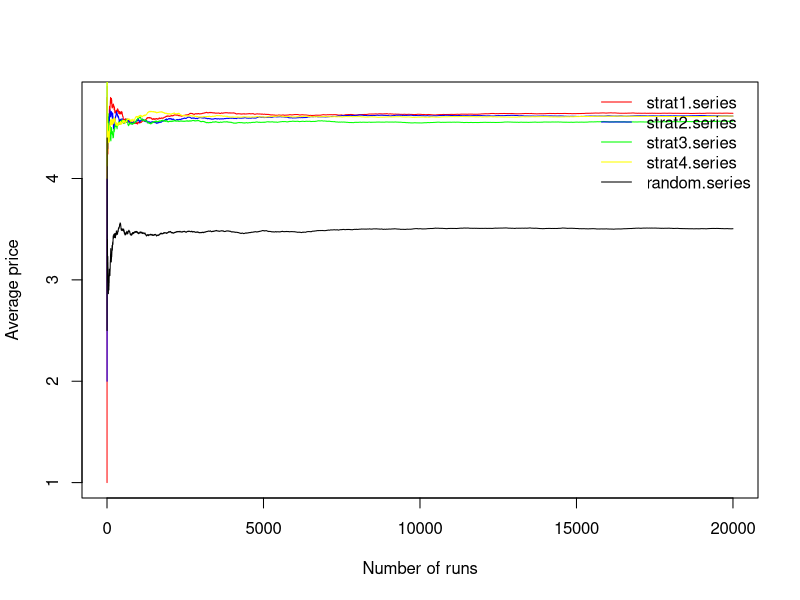

The R script that drew this image:
N = 20000

strat1 = NULL
for (i in 1:N)
{
	dice = sample(1:6,1)
	if (dice %in% c(5,6)){
		r1 = dice
		r2 = 0
		r3 = 0
	} else {
			r1 = 0
			dice = sample(1:6,1)
			if (dice %in% c(4,5,6)){
				r2 = dice
				r3 = 0
			} else {
				r2 = 0
				r3 = sample(1:6,1)
			}
	}
	strat1 = c(strat1, max(r1, r2, r3))
	i = i + 1
}
strat1.series = cumsum(strat1)/c(1:N)
#plot(strat1.series)

strat2 = NULL
for (i in 1:N)
{
	dice = sample(1:6,1)
	if (dice %in% c(5,6)){
		r1 = dice
		r2 = 0
		r3 = 0
	} else {
			r1 = 0
			dice = sample(1:6,1)
			if (dice %in% c(5,6)){
				r2 = dice
				r3 = 0
			} else {
				r2 = 0
				r3 = sample(1:6,1)
			}
	}
	strat2 = c(strat2, max(r1, r2, r3))
	i = i + 1
}
strat2.series = cumsum(strat2)/c(1:N)
#plot(strat2.series)

strat3 = NULL
for (i in 1:N)
{
	dice = sample(1:6,1)
	if (dice %in% c(4,5,6)){
		r1 = dice
		r2 = 0
		r3 = 0
	} else {
			r1 = 0
			dice = sample(1:6,1)
			if (dice %in% c(5,6)){
				r2 = dice
				r3 = 0
			} else {
				r2 = 0
				r3 = sample(1:6,1)
			}
	}
	strat3 = c(strat3, max(r1, r2, r3))
	i = i + 1
}
strat3.series = cumsum(strat3)/c(1:N)
#plot(strat3.series)

strat4 = NULL
for (i in 1:N)
{
	dice = sample(1:6,1)
	if (dice %in% c(4,5,6)){
		r1 = dice
		r2 = 0
		r3 = 0
	} else {
			r1 = 0
			dice = sample(1:6,1)
			if (dice %in% c(4,5,6)){
				r2 = dice
				r3 = 0
			} else {
				r2 = 0
				r3 = sample(1:6,1)
			}
	}
	strat4 = c(strat4, max(r1, r2, r3))
	i = i + 1
}
strat4.series = cumsum(strat4)/c(1:N)
#plot(strat4.series)

strat5 = NULL
for (i in 1:N)
{
	dice = sample(1:6,1)
	if (sample(0:1,1) == 1){
		r1 = dice
		r2 = 0
		r3 = 0
	} else {
			r1 = 0
			dice = sample(1:6,1)
			if (sample(0:1,1) == 1){
				r2 = dice
				r3 = 0
			} else {
				r2 = 0
				r3 = sample(1:6,1)
			}
	}
	strat5 = c(strat5, max(r1, r2, r3))
	i = i + 1
}
strat5.series = cumsum(strat5)/c(1:N)
#plot(strat5.series)

plot(1:N,strat1.series, type = "l",col="red", xlab = "Number of runs", ylab = "Average price")
lines(1:N, strat2.series, type = "l", col = "blue")
lines(1:N, strat3.series, type = "l", col = "green")
lines(1:N, strat4.series, type = "l", col = "yellow")
lines(1:N, strat5.series, type = "l", col = "black")
legend('topright', c("strat1.series","strat2.series","strat3.series","strat4.series", "random.series") , lty=1, col=c('red', 'blue', 'green',' yellow', 'black'), bty='n', cex=1)
